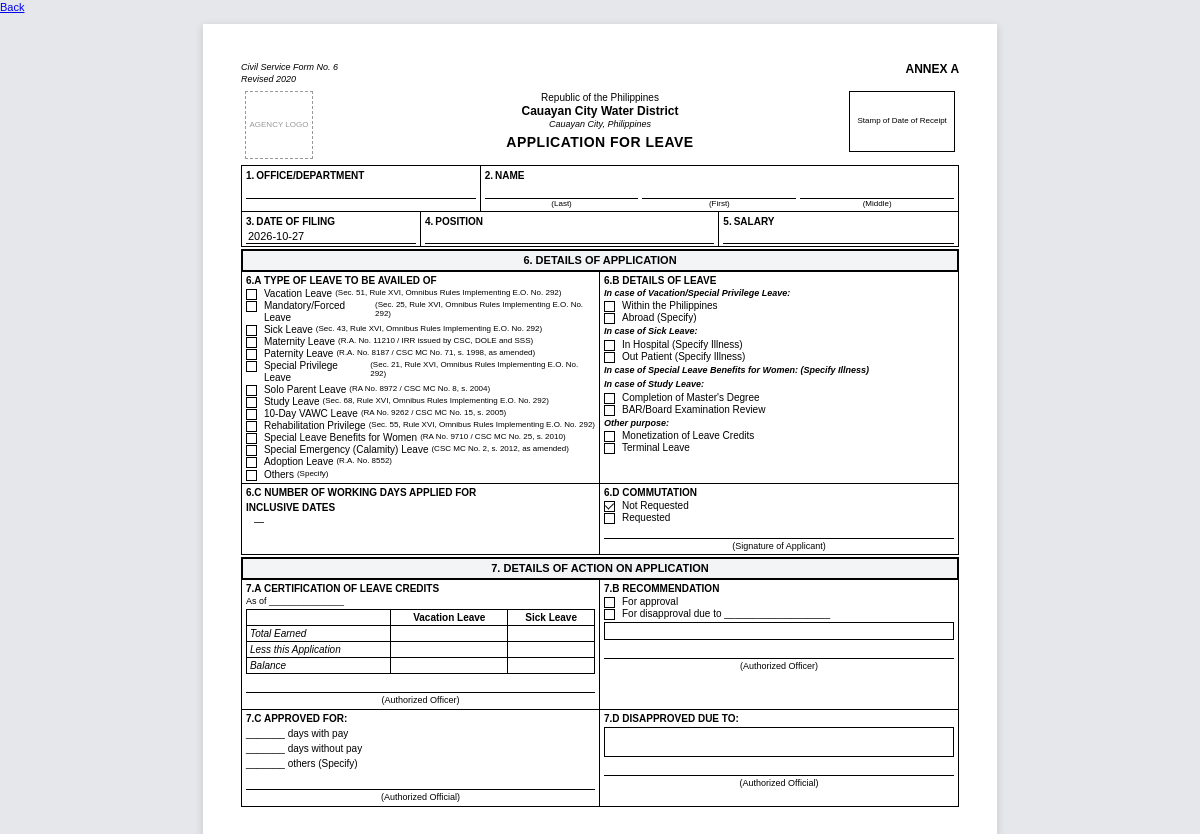
The page /modules/leaves/cs-form-6.php (signed in) on the database its author committed.
### tables this page shows
CREATE TABLE `settings` (
  `id` INT UNSIGNED NOT NULL AUTO_INCREMENT,
  `key_name` VARCHAR(100) NOT NULL,
  `value` TEXT DEFAULT NULL,
  `description` TEXT DEFAULT NULL,
  `created_at` TIMESTAMP DEFAULT CURRENT_TIMESTAMP,
  `updated_at` TIMESTAMP DEFAULT CURRENT_TIMESTAMP ON UPDATE CURRENT_TIMESTAMP,
  PRIMARY KEY (`id`),
  UNIQUE KEY `uk_settings_key` (`key_name`)
);

### includes/functions.php (called while the page is built, shortened)
<?php
function getSetting($key, $default = null) {
    global $db;
    $stmt = $db->prepare("SELECT value FROM settings WHERE key_name = ?");
    $stmt->execute([$key]);
    $row = $stmt->fetch();
    return $row ? $row['value'] : $default;
}

### includes/security.php (called while the page is built, shortened)
<?php
function escapeOutput($data) {
    return htmlspecialchars($data, ENT_QUOTES | ENT_HTML5, 'UTF-8');
}

### modules/leaves/cs-form-6.php (the view, shortened to what this page needs)
<?php
$leave = null;
$employee = null;
$departmentName = '';
$leaveTypeCode = '';
if (!$employee) {
    $employee = [
        'last_name' => '',
        'first_name' => '',
        'middle_name' => '',
        'employee_no' => '',
        'position' => '',
    ];
}
$agencyName = getSetting('company_name', '(Agency Name)');
$agencyAddress = getSetting('company_address', '(Agency Address)');
$agencyLogo = getSetting('company_logo', '');
$details = json_decode($leave['details'] ?? '{}', true);
function dval($details, $key, $default = '') {
    return isset($details[$key]) ? $details[$key] : $default;
}
function isDetailChecked($details, $key) {
    return !empty($details[$key]) ? 'checked' : '';
}
function isTypeChecked($code, $leaveTypeCode) {
    return strtolower($code) === $leaveTypeCode ? 'checked' : '';
}
$today = date('Y-m-d');
$filingDate = $leave ? formatDate($leave['created_at'] ?? $today, 'Y-m-d') : $today;
?><!DOCTYPE html>
<html lang="en">
<head>
</head>
<body>
<div class="no-print fixed top-3 right-3 z-50 flex gap-2">
    <a href="<?= APP_URL ?>/index.php?page=leaves" class="flex items-center gap-1.5 px-4 py-2 bg-white text-gray-700 border border-gray-300 text-sm font-medium rounded-lg hover:bg-gray-50 shadow-lg transition">
        <i class="fas fa-arrow-left"></i> Back
    </a>
</div>
<div class="page-wrap">
<div class="page-inner">
    <div style="display:flex;justify-content:space-between;align-items:flex-start;margin-bottom:2px;">
        <div style="font-size:9px;font-style:italic;">Civil Service Form No. 6<br>Revised 2020</div>
        <div style="font-size:12px;font-weight:700;text-transform:uppercase;">ANNEX A</div>
    </div>
    <table style="width:100%;border:none;border-collapse:collapse;margin-bottom:0;">
    <tr>
    <td style="width:18%;border:none;text-align:center;vertical-align:top;padding:4px;">
        <?php if ($agencyLogo): ?>
        <img src="<?= APP_URL ?>/<?= escapeOutput($agencyLogo) ?>" style="width:15mm;height:15mm;object-contain;">
        <?php else: ?>
        <div style="width:18mm;height:18mm;border:1px dashed #999;display:flex;align-items:center;justify-content:center;font-size:8px;color:#999;">AGENCY LOGO</div>
        <?php endif; ?>
    </td>
    <td style="width:64%;border:none;text-align:center;vertical-align:top;padding:4px;">
        <div style="font-size:10px;">Republic of the Philippines</div>
        <div style="font-size:12px;font-weight:700;line-height:1.2;"><?= escapeOutput($agencyName) ?></div>
        <div style="font-size:9px;font-style:italic;line-height:1.2;"><?= escapeOutput($agencyAddress) ?></div>
        <div style="font-size:14px;font-weight:700;text-transform:uppercase;margin-top:3px;letter-spacing:0.5px;">Application for Leave</div>
    </td>
    <td style="width:18%;border:none;text-align:right;vertical-align:top;padding:4px;">
        <div style="border:1px solid #000;padding:4px;width:28mm;height:16mm;display:inline-flex;align-items:center;justify-content:center;font-size:8px;text-align:center;">Stamp of Date of Receipt</div>
    </td>
    </tr>
    </table>
    <div class="fbox" style="margin-top:2px;">
        <div style="display:grid;grid-template-columns:4fr 8fr;border-bottom:1px solid #000;">
            <div style="padding:2px 4px;border-right:1px solid #000;">
                <span class="flbl"><span class="fnum">1.</span>Office/Department</span><br>
                <input type="text" class="uline" value="<?= escapeOutput($departmentName) ?>" readonly style="margin-top:1px;">
            </div>
            <div style="padding:2px 4px;">
                <span class="flbl"><span class="fnum">2.</span>Name</span>
                <div style="display:grid;grid-template-columns:1fr 1fr 1fr;gap:4px;margin-top:1px;">
                    <div><input type="text" class="uline" value="<?= escapeOutput($employee['last_name']) ?>" readonly><div style="text-align:center;font-size:8px;">(Last)</div></div>
                    <div><input type="text" class="uline" value="<?= escapeOutput($employee['first_name']) ?>" readonly><div style="text-align:center;font-size:8px;">(First)</div></div>
                    <div><input type="text" class="uline" value="<?= escapeOutput($employee['middle_name']) ?>" readonly><div style="text-align:center;font-size:8px;">(Middle)</div></div>
                </div>
            </div>
        </div>
        <div style="display:grid;grid-template-columns:3fr 5fr 4fr;">
            <div style="padding:2px 4px;border-right:1px solid #000;">
                <span class="flbl"><span class="fnum">3.</span>Date of Filing</span><br>
                <input type="text" class="uline" value="<?= escapeOutput($filingDate) ?>" readonly style="margin-top:1px;">
            </div>
            <div style="padding:2px 4px;border-right:1px solid #000;">
                <span class="flbl"><span class="fnum">4.</span>Position</span><br>
                <input type="text" class="uline" value="<?= escapeOutput($employee['position']) ?>" readonly style="margin-top:1px;">
            </div>
            <div style="padding:2px 4px;">
                <span class="flbl"><span class="fnum">5.</span>Salary</span><br>
                <input type="text" class="uline" value="<?= escapeOutput(dval($details, 'salary')) ?>" readonly style="margin-top:1px;">
            </div>
        </div>
    </div>
    <div class="fbox" style="margin-top:2px;">
        <div class="shdr">6. Details of Application</div>
        <div style="display:grid;grid-template-columns:1fr 1fr;border-top:1px solid #000;">
            <div style="padding:2px 4px;border-right:1px solid #000;">
                <div class="sshdr">6.A Type of Leave to be Availed Of</div>
                <div style="line-height:1.3;">
                    <label class="cb-label"><input type="checkbox" class="form-checkbox" <?= isTypeChecked('VL', $leaveTypeCode) ?> disabled>Vacation Leave <span class="lref">(Sec. 51, Rule XVI, Omnibus Rules Implementing E.O. No. 292)</span></label>
                    <label class="cb-label"><input type="checkbox" class="form-checkbox" <?= isTypeChecked('MFL', $leaveTypeCode) ?> disabled>Mandatory/Forced Leave <span class="lref">(Sec. 25, Rule XVI, Omnibus Rules Implementing E.O. No. 292)</span></label>
                    <label class="cb-label"><input type="checkbox" class="form-checkbox" <?= isTypeChecked('SL', $leaveTypeCode) ?> disabled>Sick Leave <span class="lref">(Sec. 43, Rule XVI, Omnibus Rules Implementing E.O. No. 292)</span></label>
                    <label class="cb-label"><input type="checkbox" class="form-checkbox" <?= isTypeChecked('ML', $leaveTypeCode) ?> disabled>Maternity Leave <span class="lref">(R.A. No. 11210 / IRR issued by CSC, DOLE and SSS)</span></label>
                    <label class="cb-label"><input type="checkbox" class="form-checkbox" <?= isTypeChecked('PL', $leaveTypeCode) ?> disabled>Paternity Leave <span class="lref">(R.A. No. 8187 / CSC MC No. 71, s. 1998, as amended)</span></label>
                    <label class="cb-label"><input type="checkbox" class="form-checkbox" <?= isTypeChecked('SPL', $leaveTypeCode) ?> disabled>Special Privilege Leave <span class="lref">(Sec. 21, Rule XVI, Omnibus Rules Implementing E.O. No. 292)</span></label>
                    <label class="cb-label"><input type="checkbox" class="form-checkbox" <?= isTypeChecked('SPLP', $leaveTypeCode) ?> disabled>Solo Parent Leave <span class="lref">(RA No. 8972 / CSC MC No. 8, s. 2004)</span></label>
                    <label class="cb-label"><input type="checkbox" class="form-checkbox" <?= isTypeChecked('STL', $leaveTypeCode) ?> disabled>Study Leave <span class="lref">(Sec. 68, Rule XVI, Omnibus Rules Implementing E.O. No. 292)</span></label>
                    <label class="cb-label"><input type="checkbox" class="form-checkbox" <?= isTypeChecked('VAWC', $leaveTypeCode) ?> disabled>10-Day VAWC Leave <span class="lref">(RA No. 9262 / CSC MC No. 15, s. 2005)</span></label>
                    <label class="cb-label"><input type="checkbox" class="form-checkbox" <?= isTypeChecked('RP', $leaveTypeCode) ?> disabled>Rehabilitation Privilege <span class="lref">(Sec. 55, Rule XVI, Omnibus Rules Implementing E.O. No. 292)</span></label>
                    <label class="cb-label"><input type="checkbox" class="form-checkbox" <?= isTypeChecked('SLBW', $leaveTypeCode) ?> disabled>Special Leave Benefits for Women <span class="lref">(RA No. 9710 / CSC MC No. 25, s. 2010)</span></label>
                    <label class="cb-label"><input type="checkbox" class="form-checkbox" <?= isTypeChecked('SECL', $leaveTypeCode) ?> disabled>Special Emergency (Calamity) Leave <span class="lref">(CSC MC No. 2, s. 2012, as amended)</span></label>
                    <label class="cb-label"><input type="checkbox" class="form-checkbox" <?= isTypeChecked('AL', $leaveTypeCode) ?> disabled>Adoption Leave <span class="lref">(R.A. No. 8552)</span></label>
                    <label class="cb-label" style="margin-top:1px;"><input type="checkbox" class="form-checkbox" <?= isTypeChecked('OTH', $leaveTypeCode) ?> disabled>Others <span class="lref">(Specify)</span></label>
                </div>
            </div>
            <div style="padding:2px 4px;">
                <div class="sshdr">6.B Details of Leave</div>
                <div class="field-block">
                    <p>In case of Vacation/Special Privilege Leave:</p>
                    <label class="cb-label"><input type="checkbox" class="form-checkbox" <?= isDetailChecked($details, 'vacation_within') ?> disabled>Within the Philippines</label>
                    <label class="cb-label"><input type="checkbox" class="form-checkbox" <?= isDetailChecked($details, 'vacation_abroad') ?> disabled>Abroad (Specify)</label>
                </div>
                <div class="field-block">
                    <p>In case of Sick Leave:</p>
                    <label class="cb-label"><input type="checkbox" class="form-checkbox" <?= isDetailChecked($details, 'sick_hospital') ?> disabled>In Hospital (Specify Illness)</label>
                    <label class="cb-label"><input type="checkbox" class="form-checkbox" <?= isDetailChecked($details, 'sick_outpatient') ?> disabled>Out Patient (Specify Illness)</label>
                </div>
                <div class="field-block">
                    <p>In case of Special Leave Benefits for Women: (Specify Illness)</p>
                </div>
                <div class="field-block">
                    <p>In case of Study Leave:</p>
                    <label class="cb-label"><input type="checkbox" class="form-checkbox" <?= isDetailChecked($details, 'study_masters') ?> disabled>Completion of Master's Degree</label>
                    <label class="cb-label"><input type="checkbox" class="form-checkbox" <?= isDetailChecked($details, 'study_bar') ?> disabled>BAR/Board Examination Review</label>
                </div>
                <div class="field-block">
                    <p>Other purpose:</p>
                    <label class="cb-label"><input type="checkbox" class="form-checkbox" <?= isDetailChecked($details, 'purpose_monetization') ?> disabled>Monetization of Leave Credits</label>
                    <label class="cb-label"><input type="checkbox" class="form-checkbox" <?= isDetailChecked($details, 'purpose_terminal') ?> disabled>Terminal Leave</label>
                </div>
            </div>
        </div>
        <div style="display:grid;grid-template-columns:1fr 1fr;border-top:1px solid #000;">
            <div style="padding:2px 4px;border-right:1px solid #000;">
                <div class="sshdr">6.C Number of Working Days Applied For</div>
                <div class="sshdr" style="margin-top:2px;">Inclusive Dates</div>
                <div style="display:flex;gap:8px;margin-top:1px;font-size:10px;">
                    <span>&mdash;</span>
                </div>
            </div>
            <div style="padding:2px 4px;">
                <div class="sshdr">6.D Commutation</div>
                <label class="cb-label"><input type="checkbox" class="form-checkbox" <?= (dval($details, 'commutation', 'not_requested') === 'not_requested') ? 'checked' : '' ?> disabled>Not Requested</label>
                <label class="cb-label"><input type="checkbox" class="form-checkbox" <?= (dval($details, 'commutation', 'not_requested') === 'requested') ? 'checked' : '' ?> disabled>Requested</label>
                <div class="sig">(Signature of Applicant)</div>
            </div>
        </div>
    </div>
    <div class="fbox" style="margin-top:2px;">
        <div class="shdr">7. Details of Action on Application</div>
        <div style="display:grid;grid-template-columns:1fr 1fr;border-top:1px solid #000;">
            <div style="padding:2px 4px;border-right:1px solid #000;">
                <div class="sshdr">7.A Certification of Leave Credits</div>
                <div style="font-size:9px;margin-bottom:2px;">As of _______________</div>
                <table class="ltbl">
                    <tr><th></th><th>Vacation Leave</th><th>Sick Leave</th></tr>
                    <tr><td>Total Earned</td><td></td><td></td></tr>
                    <tr><td>Less this Application</td><td></td><td></td></tr>
                    <tr><td>Balance</td><td></td><td></td></tr>
                </table>
                <div class="sig" style="margin-top:18px;">(Authorized Officer)</div>
            </div>
            <div style="padding:2px 4px;">
                <div class="sshdr">7.B Recommendation</div>
                <label class="cb-label"><input type="checkbox" class="form-checkbox" disabled>For approval</label>
                <label class="cb-label"><input type="checkbox" class="form-checkbox" disabled>For disapproval due to ___________________</label>
                <div style="border:1px solid #000;min-height:18px;margin-top:2px;padding:2px;font-size:8px;"></div>
                <div class="sig" style="margin-top:18px;">(Authorized Officer)</div>
            </div>
        </div>
        <div style="display:grid;grid-template-columns:1fr 1fr;border-top:1px solid #000;">
            <div style="padding:2px 4px;border-right:1px solid #000;">
                <div class="sshdr">7.C Approved For:</div>
                <div style="font-size:10px;line-height:1.5;">
                    _______ days with pay<br>
                    _______ days without pay<br>
                    _______ others (Specify)
                </div>
                <div class="sig" style="margin-top:18px;">(Authorized Official)</div>
            </div>
            <div style="padding:2px 4px;">
                <div class="sshdr">7.D Disapproved Due To:</div>
                <div style="border:1px solid #000;min-height:30px;margin-top:2px;padding:2px;font-size:8px;"></div>
                <div class="sig" style="margin-top:18px;">(Authorized Official)</div>
            </div>
        </div>
    </div>
</div>
</div>
</body>
</html>

### rows shown on the page
settings: value "Cauayan City Water District"
settings: value "Cauayan City, Philippines"
